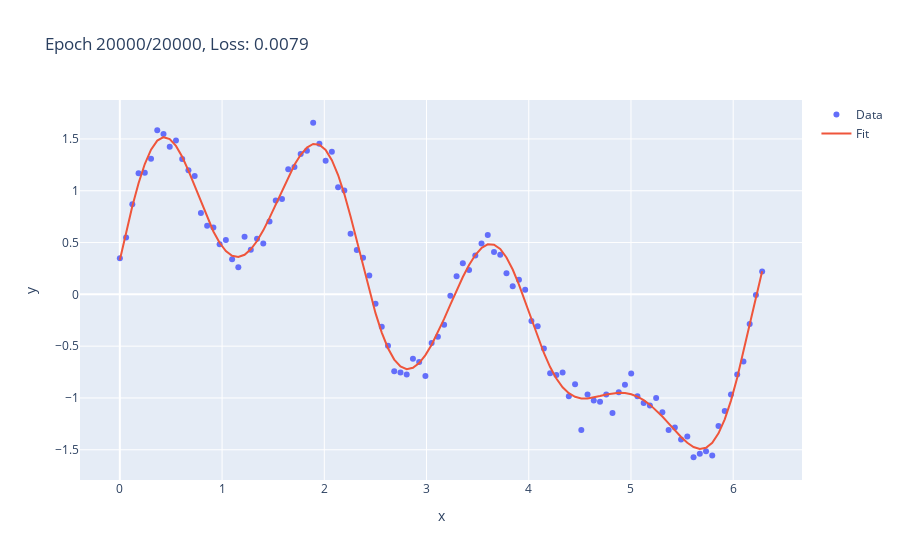

Notebook code for this chart:
### Code cell
# Define a simple neural network 
class SimpleNet(nn.Module):
    def __init__(self):
        super(SimpleNet, self).__init__()
        self.fc1 = nn.Linear(1, 10)  # 10 neurons in the hidden layer
        self.fc2 = nn.Linear(10, 1)

    def forward(self, x):
        x = torch.sigmoid(self.fc1(x))
        return self.fc2(x)

# Create the model, loss function, and an optimizer with learning rate
model = SimpleNet()
criterion = nn.MSELoss()
optimizer = optim.Adam(model.parameters(), lr=0.01)


# Creating a scatter plot of the data and a line plot for the model's predictions
trace_data = go.Scatter(x=x, y=y, mode='markers', name='Data')
trace_fit = go.Scatter(x=x, y=model(x_normalized).detach().numpy().flatten(), mode='lines', name='Fit')

num_epochs = 20000
losses = []
for epoch in range(num_epochs):
    optimizer.zero_grad()  # Reset gradients
    outputs = model(x_normalized)
    loss = criterion(outputs, y_tensor)
    loss.backward()  # Compute gradients
    optimizer.step()  # Update weights
    
    losses.append(loss.item())

    # Update the line plot
    if (epoch+1) % 100 == 0:  # Updating every 100 epochs 
        # Clear the previous figure
        clear_output(wait=True)
        
        # Update trace with the current model prediction
        trace_fit_updated = go.Scatter(
            x=x,
            y=model(x_normalized).detach().numpy().flatten(),
            mode='lines',
            name='Fit'
        )
        
        # Recreate the figure and add the traces
        fig = make_subplots(rows=1, cols=1)
        fig.add_trace(trace_data)
        fig.add_trace(trace_fit_updated)
        
        # Update layout with the new title
        fig.update_layout(title=f'Epoch {epoch+1}/{num_epochs}, Loss: {loss.item():.4f}', 
                          xaxis_title='x', yaxis_title='y')
        
        # Show updated plot
        fig.show()
